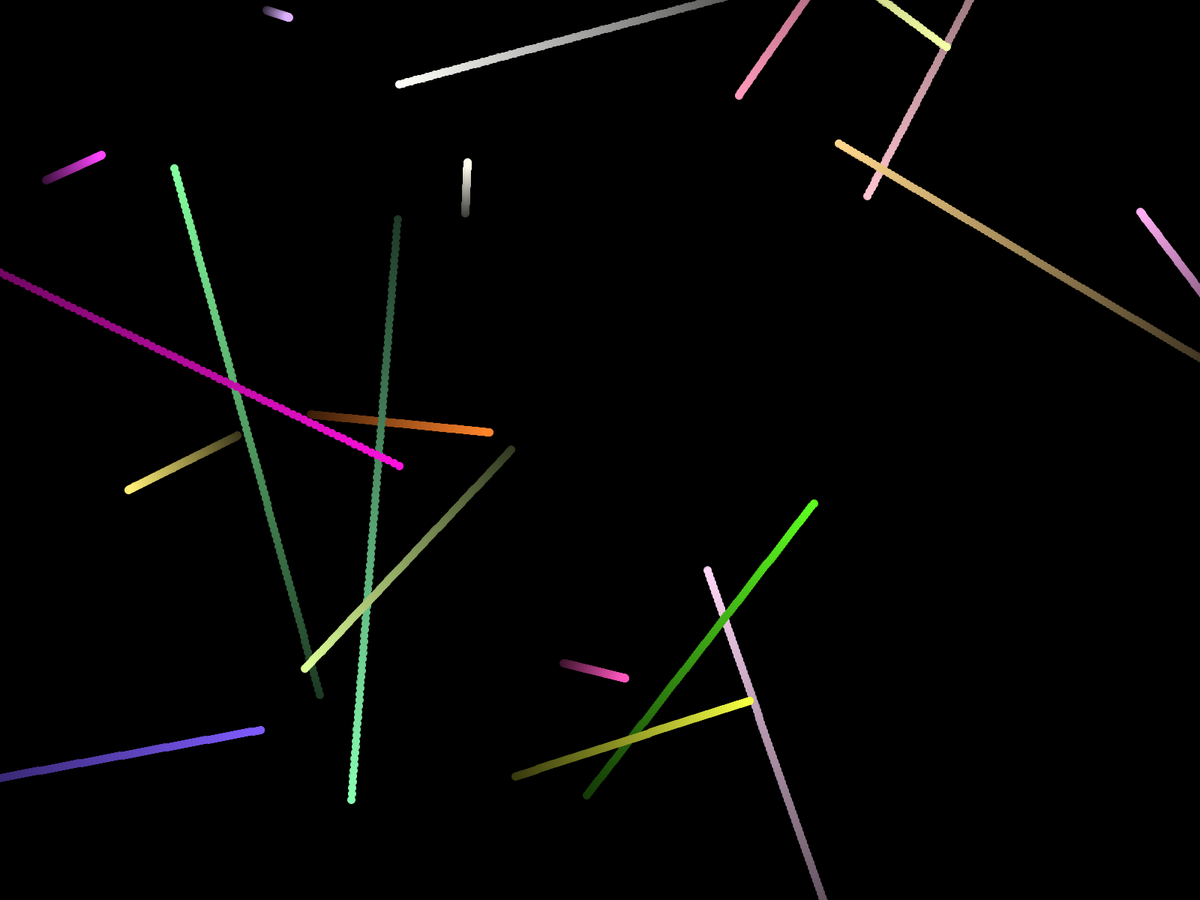
Frame 1 (no input)
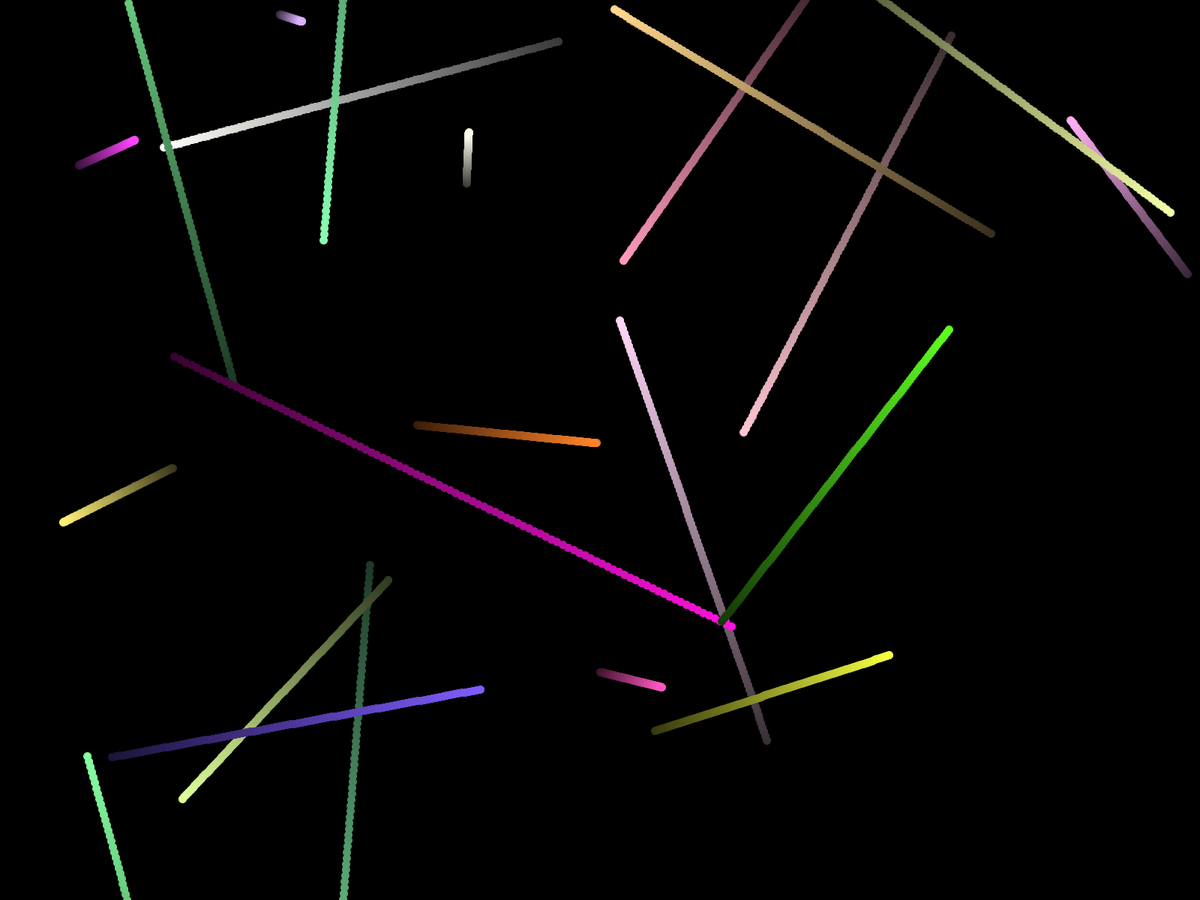
Frame 60 (the mouse pressed at the canvas centre just before this capture)
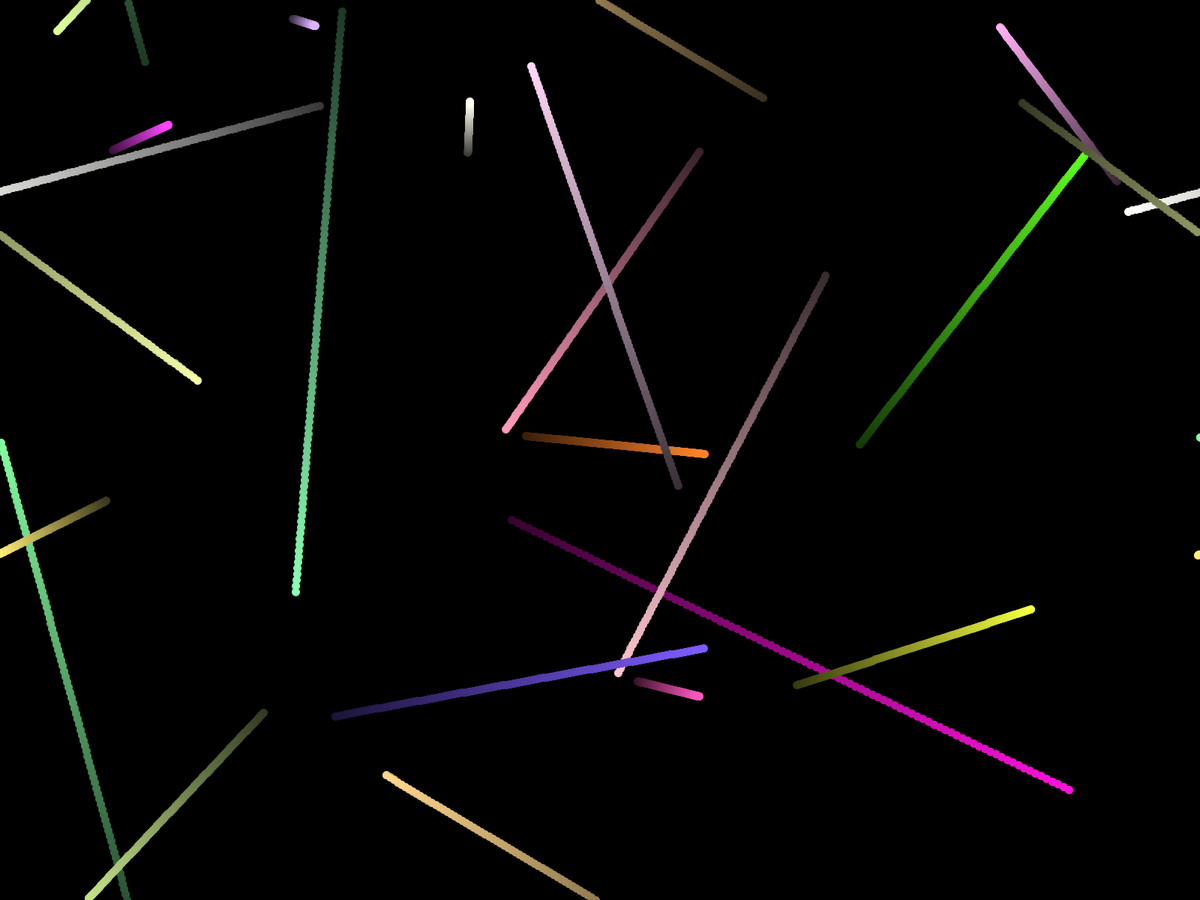
Frame 120 (the mouse held since frame 60 and released just before this capture)

The Processing sketch that drew these frames (run headless with seeded random() and noise(); from frame 60 on, the mouse is pressed at the canvas centre):

// Processing sketch: Dot_Runner
// ── Dot_Runner.pde
Particle[] particles;

void setup() {
  colorMode(HSB);
  fullScreen();
  //size(600, 600);
  particles = new Particle[20];
  for (int i = 0; i < particles.length; i++) {
    particles[i] = new Particle(100);
  }
}

void draw() {
  background(0);
  for (Particle particle : particles) {
    particle.update();
    particle.show();
  }
}

// ── Particle.pde
class Particle {
  
  PVector[] history;
  int len;
  PVector vel;
  float deltaGradient;
  float hue;
  float saturation;
  
  Particle(int len) {
    this.len = len;
    vel = randomVel();
    history = calculateHistory();
    deltaGradient = 255 / len;
    hue = random(255);
    saturation = random(255);
  }
  
  PVector[] calculateHistory() {
    PVector begin = new PVector(random(width), random(height));
    PVector[] history = new PVector[len];
    history[0] = begin;
    for (int i = 1; i < len; i++) {
      history[i] = new PVector(history[i - 1].x - vel.x, history[i - 1].y - vel.y);;
    }
    return history;
  }
  
  PVector randomVel() {
    float angle = random(0, TWO_PI);
    float mag = random(0, 10);
    float x = mag * cos(angle);
    float y = mag * sin(angle);
    return new PVector(x, y);
  }
  
  void update() {
    // New head
    PVector newHead = PVector.add(history[0], vel);
    history = shiftArray(history, newHead);
    
    // Check bounds
    if (history[0].x < 0) history[0].x = width;
    if (history[0].x > width) history[0].x = 0;
    if (history[0].y < 0) history[0].y = height;
    if (history[0].y > height) history[0].y = 0;
  }
  
  PVector[] shiftArray(PVector[] arr, PVector newHead) {
    PVector [] newArr = new PVector[arr.length];
    for (int i = 1; i < arr.length; i++) {
      newArr[i] = arr[i - 1];
    }
    newArr[0] = newHead;
    return newArr;
  }
  
  void show() {
    for (int i = len - 1; i >= 0; i--) {
      stroke(hue, saturation, 255 - deltaGradient * i);
      fill(hue, saturation, 255 - deltaGradient * i);
      ellipse(history[i].x, history[i].y, 10, 10);
    }
  }
  
}
